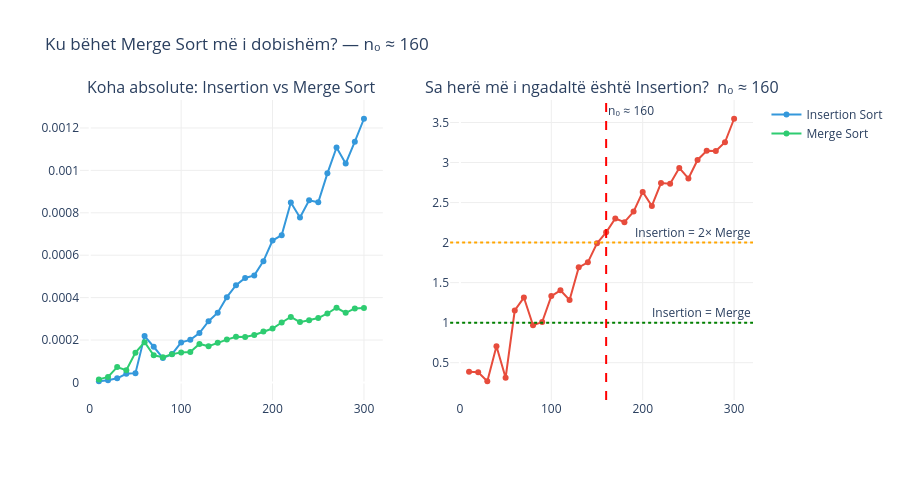

Source (notebook cell):
### Code cell
import time
import random
import plotly.graph_objects as go
from plotly.subplots import make_subplots


def insertion_sort(lista):
    n = len(lista)
    for i in range(1, n):
        vlera = lista[i]
        j = i - 1
        while j >= 0 and lista[j] > vlera:
            lista[j + 1] = lista[j]
            j -= 1
        lista[j + 1] = vlera
    return lista


def merge_sort(lista):
    if len(lista) <= 1:
        return lista
    mid = len(lista) // 2
    left  = merge_sort(lista[:mid])
    right = merge_sort(lista[mid:])
    res, i, j = [], 0, 0
    while i < len(left) and j < len(right):
        if left[i] <= right[j]: res.append(left[i]); i += 1
        else:                   res.append(right[j]); j += 1
    res.extend(left[i:]); res.extend(right[j:])
    return res


def mat_kohen(funksioni, lista):
    c = lista.copy()
    t = time.perf_counter()
    funksioni(c)
    return time.perf_counter() - t


n_test   = list(range(10, 301, 10))
ins_koha = []
mrg_koha = []

for n in n_test:
    lst     = random.sample(range(n * 10), n)
    ins_koha.append(mat_kohen(insertion_sort, lst))
    mrg_koha.append(mat_kohen(merge_sort, lst))

raporti = [ins / mrg if mrg > 0 else 1 for ins, mrg in zip(ins_koha, mrg_koha)]

n0 = next((n_test[i] for i, r in enumerate(raporti) if r >= 2), None)

fig = make_subplots(rows=1, cols=2,
    subplot_titles=(
        "Koha absolute: Insertion vs Merge Sort",
        f"Sa herë më i ngadaltë është Insertion?  n₀ ≈ {n0}"
    ))

fig.add_trace(go.Scatter(x=n_test, y=ins_koha, name="Insertion Sort",
    line=dict(color="#3498db", width=2), mode="lines+markers",
    text=[f"Insertion Sort<br>n={n}<br>{k*1000:.4f} ms" for n, k in zip(n_test, ins_koha)],
    hovertemplate="%{text}<extra></extra>"), row=1, col=1)

fig.add_trace(go.Scatter(x=n_test, y=mrg_koha, name="Merge Sort",
    line=dict(color="#2ecc71", width=2), mode="lines+markers",
    text=[f"Merge Sort<br>n={n}<br>{k*1000:.4f} ms" for n, k in zip(n_test, mrg_koha)],
    hovertemplate="%{text}<extra></extra>"), row=1, col=1)

fig.add_trace(go.Scatter(x=n_test, y=raporti, name="Raporti",
    line=dict(color="#e74c3c", width=2), mode="lines+markers",
    text=[f"n={n}<br>Insertion është {r:.1f}× më i ngadaltë" for n, r in zip(n_test, raporti)],
    hovertemplate="%{text}<extra></extra>", showlegend=False), row=1, col=2)

fig.add_hline(y=1, line_dash="dot", line_color="green",
    annotation_text="Insertion = Merge", row=1, col=2)
fig.add_hline(y=2, line_dash="dot", line_color="orange",
    annotation_text="Insertion = 2× Merge", row=1, col=2)
if n0:
    fig.add_vline(x=n0, line_dash="dash", line_color="red",
        annotation_text=f"n₀ ≈ {n0}", row=1, col=2)

fig.update_layout(
    height=480,
    title=f"Ku bëhet Merge Sort më i dobishëm? — n₀ ≈ {n0}",
    hoverlabel=dict(bgcolor="#1e1e2e", font_color="white", font_size=11),
    plot_bgcolor="white"
)
fig.update_yaxes(gridcolor="#eeeeee")
fig.update_xaxes(gridcolor="#eeeeee")
fig.show()

print(f"n₀ ≈ {n0}")
print(f"Për n < {n0}:  Insertion dhe Merge janë gati njësoj")
print(f"Për n > {n0}:  Merge Sort bëhet dukshëm më i shpejtë")
print(f"Për n = 300:  Insertion është {raporti[-1]:.1f}× më i ngadaltë se Merge Sort")

### Figure 1 — Plotly figure (JSON) as saved in the notebook; plotly's stock layout.template omitted (floating-point values rounded to 4 significant figures)
{"data": [{"hovertemplate": "%{text}<extra></extra>", "line": {"color": "#3498db", "width": 2}, "mode": "lines+markers", "name": "Insertion Sort", "text": ["Insertion Sort<br>n=10<br>0.0056 ms", "Insertion Sort<br>n=20<br>0.0100 ms", "Insertion Sort<br>n=30<br>0.0194 ms", "Insertion Sort<br>n=40<br>0.0408 ms", "Insertion Sort<br>n=50<br>0.0437 ms", "Insertion Sort<br>n=60<br>0.2185 ms", "Insertion Sort<br>n=70<br>0.1683 ms", "Insertion Sort<br>n=80<br>0.1150 ms", "Insertion Sort<br>n=90<br>0.1338 ms", "Insertion Sort<br>n=100<br>0.1888 ms", "Insertion Sort<br>n=110<br>0.2008 ms", "Insertion Sort<br>n=120<br>0.2330 ms", "Insertion Sort<br>n=130<br>0.2886 ms", "Insertion Sort<br>n=140<br>0.3290 ms", "Insertion Sort<br>n=150<br>0.4023 ms", "Insertion Sort<br>n=160<br>0.4583 ms", "Insertion Sort<br>n=170<br>0.4926 ms", "Insertion Sort<br>n=180<br>0.5048 ms", "Insertion Sort<br>n=190<br>0.5720 ms", "Insertion Sort<br>n=200<br>0.6691 ms", "Insertion Sort<br>n=210<br>0.6947 ms", "Insertion Sort<br>n=220<br>0.8481 ms", "Insertion Sort<br>n=230<br>0.7780 ms", "Insertion Sort<br>n=240<br>0.8587 ms", "Insertion Sort<br>n=250<br>0.8499 ms", "Insertion Sort<br>n=260<br>0.9861 ms", "Insertion Sort<br>n=270<br>1.1078 ms", "Insertion Sort<br>n=280<br>1.0323 ms", "Insertion Sort<br>n=290<br>1.1353 ms", "Insertion Sort<br>n=300<br>1.2435 ms"], "type": "scatter", "x": [10, 20, 30, 40, 50, 60, 70, 80, 90, 100, 110, 120, 130, 140, 150, 160, 170, 180, 190, 200, 210, 220, 230, 240, 250, 260, 270, 280, 290, 300], "xaxis": "x", "y": [5.584e-06, 1e-05, 1.937e-05, 4.083e-05, 4.371e-05, 0.0002185, 0.0001683, 0.000115, 0.0001338, 0.0001888, 0.0002008, 0.000233, 0.0002886, 0.000329, 0.0004023, 0.0004583, 0.0004926, 0.0005048, 0.000572, 0.0006691, 0.0006947, 0.0008481, 0.000778, 0.0008587, 0.0008499, 0.0009861, 0.001108, 0.001032, 0.001135, 0.001244], "yaxis": "y"}, {"hovertemplate": "%{text}<extra></extra>", "line": {"color": "#2ecc71", "width": 2}, "mode": "lines+markers", "name": "Merge Sort", "text": ["Merge Sort<br>n=10<br>0.0144 ms", "Merge Sort<br>n=20<br>0.0262 ms", "Merge Sort<br>n=30<br>0.0722 ms", "Merge Sort<br>n=40<br>0.0578 ms", "Merge Sort<br>n=50<br>0.1404 ms", "Merge Sort<br>n=60<br>0.1896 ms", "Merge Sort<br>n=70<br>0.1281 ms", "Merge Sort<br>n=80<br>0.1189 ms", "Merge Sort<br>n=90<br>0.1328 ms", "Merge Sort<br>n=100<br>0.1417 ms", "Merge Sort<br>n=110<br>0.1430 ms", "Merge Sort<br>n=120<br>0.1815 ms", "Merge Sort<br>n=130<br>0.1707 ms", "Merge Sort<br>n=140<br>0.1876 ms", "Merge Sort<br>n=150<br>0.2020 ms", "Merge Sort<br>n=160<br>0.2153 ms", "Merge Sort<br>n=170<br>0.2141 ms", "Merge Sort<br>n=180<br>0.2238 ms", "Merge Sort<br>n=190<br>0.2396 ms", "Merge Sort<br>n=200<br>0.2541 ms", "Merge Sort<br>n=210<br>0.2826 ms", "Merge Sort<br>n=220<br>0.3090 ms", "Merge Sort<br>n=230<br>0.2845 ms", "Merge Sort<br>n=240<br>0.2928 ms", "Merge Sort<br>n=250<br>0.3035 ms", "Merge Sort<br>n=260<br>0.3252 ms", "Merge Sort<br>n=270<br>0.3521 ms", "Merge Sort<br>n=280<br>0.3284 ms", "Merge Sort<br>n=290<br>0.3490 ms", "Merge Sort<br>n=300<br>0.3506 ms"], "type": "scatter", "x": [10, 20, 30, 40, 50, 60, 70, 80, 90, 100, 110, 120, 130, 140, 150, 160, 170, 180, 190, 200, 210, 220, 230, 240, 250, 260, 270, 280, 290, 300], "xaxis": "x", "y": [1.442e-05, 2.621e-05, 7.221e-05, 5.779e-05, 0.0001404, 0.0001896, 0.0001281, 0.0001189, 0.0001328, 0.0001417, 0.000143, 0.0001815, 0.0001707, 0.0001876, 0.000202, 0.0002153, 0.0002141, 0.0002238, 0.0002396, 0.0002541, 0.0002826, 0.000309, 0.0002845, 0.0002928, 0.0003035, 0.0003252, 0.0003521, 0.0003284, 0.000349, 0.0003506], "yaxis": "y"}, {"hovertemplate": "%{text}<extra></extra>", "line": {"color": "#e74c3c", "width": 2}, "mode": "lines+markers", "name": "Raporti", "showlegend": false, "text": ["n=10<br>Insertion është 0.4× më i ngadaltë", "n=20<br>Insertion është 0.4× më i ngadaltë", "n=30<br>Insertion është 0.3× më i ngadaltë", "n=40<br>Insertion është 0.7× më i ngadaltë", "n=50<br>Insertion është 0.3× më i ngadaltë", "n=60<br>Insertion është 1.2× më i ngadaltë", "n=70<br>Insertion është 1.3× më i ngadaltë", "n=80<br>Insertion është 1.0× më i ngadaltë", "n=90<br>Insertion është 1.0× më i ngadaltë", "n=100<br>Insertion është 1.3× më i ngadaltë", "n=110<br>Insertion është 1.4× më i ngadaltë", "n=120<br>Insertion është 1.3× më i ngadaltë", "n=130<br>Insertion është 1.7× më i ngadaltë", "n=140<br>Insertion është 1.8× më i ngadaltë", "n=150<br>Insertion është 2.0× më i ngadaltë", "n=160<br>Insertion është 2.1× më i ngadaltë", "n=170<br>Insertion është 2.3× më i ngadaltë", "n=180<br>Insertion është 2.3× më i ngadaltë", "n=190<br>Insertion është 2.4× më i ngadaltë", "n=200<br>Insertion është 2.6× më i ngadaltë", "n=210<br>Insertion është 2.5× më i ngadaltë", "n=220<br>Insertion është 2.7× më i ngadaltë", "n=230<br>Insertion është 2.7× më i ngadaltë", "n=240<br>Insertion është 2.9× më i ngadaltë", "n=250<br>Insertion është 2.8× më i ngadaltë", "n=260<br>Insertion është 3.0× më i ngadaltë", "n=270<br>Insertion është 3.1× më i ngadaltë", "n=280<br>Insertion është 3.1× më i ngadaltë", "n=290<br>Insertion është 3.3× më i ngadaltë", "n=300<br>Insertion është 3.5× më i ngadaltë"], "type": "scatter", "x": [10, 20, 30, 40, 50, 60, 70, 80, 90, 100, 110, 120, 130, 140, 150, 160, 170, 180, 190, 200, 210, 220, 230, 240, 250, 260, 270, 280, 290, 300], "xaxis": "x2", "y": [0.3873, 0.3816, 0.2683, 0.7066, 0.3113, 1.152, 1.314, 0.9671, 1.008, 1.333, 1.404, 1.284, 1.691, 1.753, 1.992, 2.129, 2.3, 2.255, 2.387, 2.633, 2.458, 2.744, 2.735, 2.933, 2.801, 3.033, 3.146, 3.144, 3.253, 3.547], "yaxis": "y2"}], "layout": {"annotations": [{"font": {"size": 16}, "showarrow": false, "text": "Koha absolute: Insertion vs Merge Sort", "x": 0.225, "xanchor": "center", "xref": "paper", "y": 1, "yanchor": "bottom", "yref": "paper"}, {"font": {"size": 16}, "showarrow": false, "text": "Sa herë më i ngadaltë është Insertion?  n₀ ≈ 160", "x": 0.775, "xanchor": "center", "xref": "paper", "y": 1, "yanchor": "bottom", "yref": "paper"}, {"showarrow": false, "text": "Insertion = Merge", "x": 1, "xanchor": "right", "xref": "x2 domain", "y": 1, "yanchor": "bottom", "yref": "y2"}, {"showarrow": false, "text": "Insertion = 2× Merge", "x": 1, "xanchor": "right", "xref": "x2 domain", "y": 2, "yanchor": "bottom", "yref": "y2"}, {"showarrow": false, "text": "n₀ ≈ 160", "x": 160, "xanchor": "left", "xref": "x2", "y": 1, "yanchor": "top", "yref": "y2 domain"}], "height": 480, "hoverlabel": {"bgcolor": "#1e1e2e", "font": {"color": "white", "size": 11}}, "plot_bgcolor": "white", "shapes": [{"line": {"color": "green", "dash": "dot"}, "type": "line", "x0": 0, "x1": 1, "xref": "x2 domain", "y0": 1, "y1": 1, "yref": "y2"}, {"line": {"color": "orange", "dash": "dot"}, "type": "line", "x0": 0, "x1": 1, "xref": "x2 domain", "y0": 2, "y1": 2, "yref": "y2"}, {"line": {"color": "red", "dash": "dash"}, "type": "line", "x0": 160, "x1": 160, "xref": "x2", "y0": 0, "y1": 1, "yref": "y2 domain"}], "title": {"text": "Ku bëhet Merge Sort më i dobishëm? — n₀ ≈ 160"}, "xaxis": {"anchor": "y", "domain": [0, 0.45], "gridcolor": "#eeeeee"}, "xaxis2": {"anchor": "y2", "domain": [0.55, 1], "gridcolor": "#eeeeee"}, "yaxis": {"anchor": "x", "domain": [0, 1], "gridcolor": "#eeeeee"}, "yaxis2": {"anchor": "x2", "domain": [0, 1], "gridcolor": "#eeeeee"}}}
